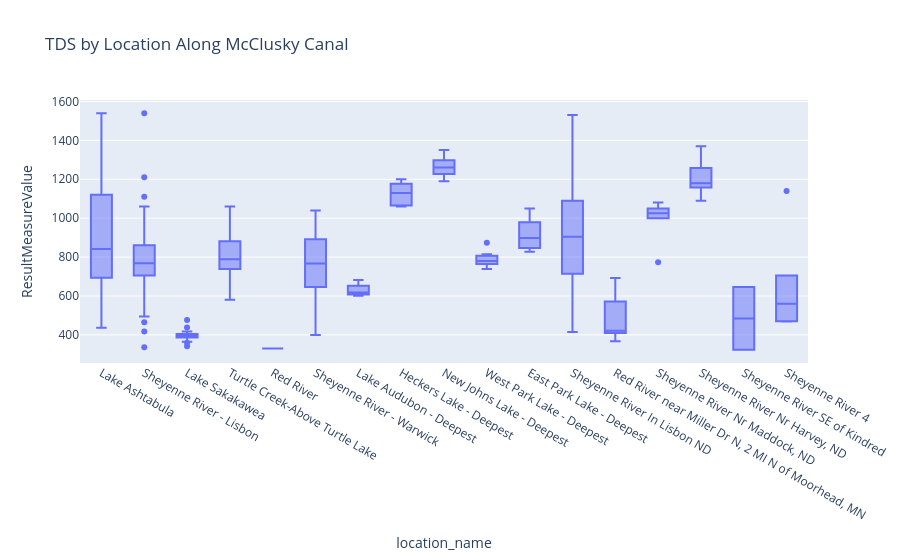

Source (notebook cell):
### Markdown cell above
# Boxplots for 4 water quality parameters

### Code cell
import plotly.express as px

# Filter for TDS
tds = df[df["CharacteristicName"] == "Total dissolved solids"]

fig = px.box(
    tds,
    x="location_name",
    y="ResultMeasureValue",
    title="TDS by Location Along McClusky Canal"
)

fig.show()

### Figure 1 — Plotly figure (JSON) as saved in the notebook; plotly's stock layout.template omitted (floating-point values rounded to 4 significant figures; data arrays with more than 128 entries replaced by an {"elided": "..."} marker saying what was removed)
{"data": [{"alignmentgroup": "True", "hovertemplate": "location_name=%{x}<br>ResultMeasureValue=%{y}<extra></extra>", "legendgroup": "", "marker": {"color": "#636efa"}, "name": "", "notched": false, "offsetgroup": "", "orientation": "v", "showlegend": false, "type": "box", "x": {"elided": "683 str values"}, "x0": " ", "xaxis": "x", "y": {"elided": "683 float values"}, "y0": " ", "yaxis": "y"}], "layout": {"boxmode": "group", "legend": {"tracegroupgap": 0}, "title": {"text": "TDS by Location Along McClusky Canal"}, "xaxis": {"anchor": "y", "domain": [0, 1], "title": {"text": "location_name"}}, "yaxis": {"anchor": "x", "domain": [0, 1], "title": {"text": "ResultMeasureValue"}}}}
